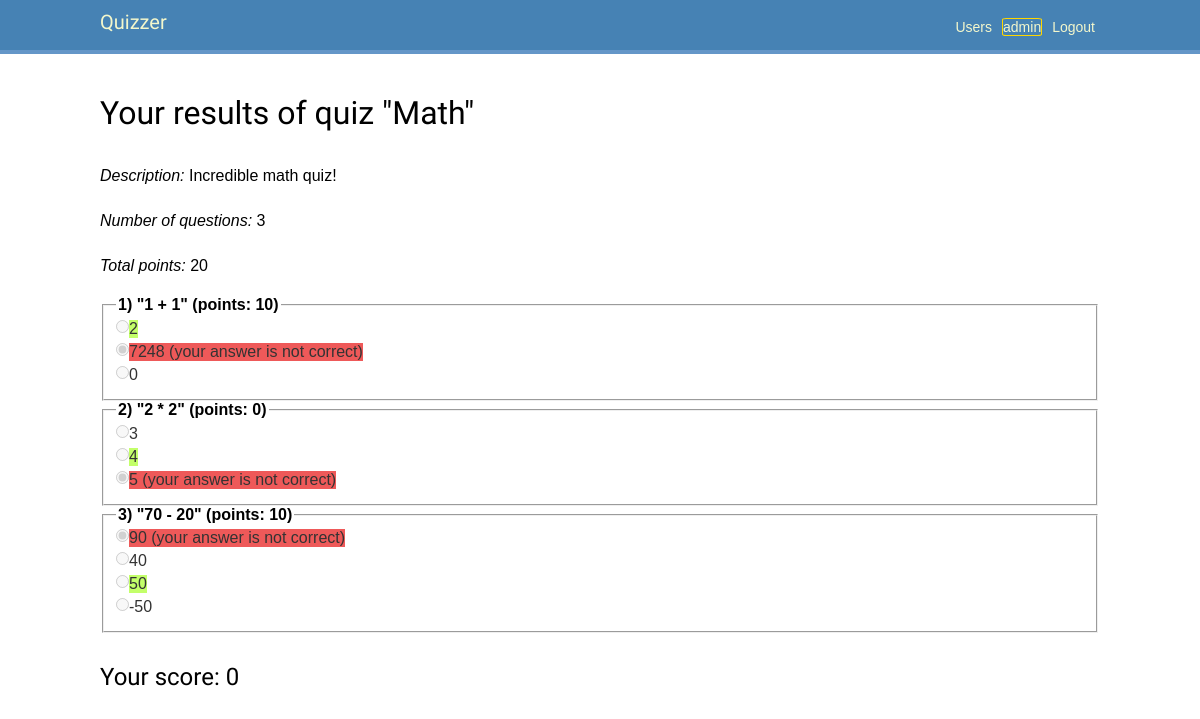
The app's page /quizzes/1/ (signed in) with its own data.
### users/models.py (models this page shows, shortened)
class User(AbstractUser):
    balance = models.IntegerField(default=0)
    color = models.ForeignKey(to=Color, on_delete=models.CASCADE,
        related_name='users')  # default= ?
    colors = models.ManyToManyField(Color)  # Need to add default (fabrik?)
    answers = models.ManyToManyField(Answer, blank=True)
    def is_quiz_passed(self, quiz_id: int) -> bool:
        return self.answers.filter(question__quiz__id=quiz_id).count() > 0
    def score_for_quiz(self, quiz_id: int) -> int:
        return self.answers.filter(  # Check needed
            question__quiz__id=quiz_id,
            correctanswer__answer_id=models.F('id')  # the answer is correct
        ).aggregate(
            models.Sum('question__points')
        )['question__points__sum'] or 0  # get('question__points__sum', 0)
    def quiz_answers(self, quiz_id: int) -> list[Answer]:
        return [answer for answer in self.answers.filter(question__quiz__id=quiz_id)]

### quizzes/models.py (models this page shows, shortened)
class Quiz(models.Model):
    title = models.CharField(max_length=128)
    description = models.CharField(max_length=512)
    @property
    def points(self) -> int:
        return self.questions.aggregate(
            models.Sum('points')
        )['points__sum'] or 0
    @property
    def number_of_questions(self) -> int:
        return self.questions.count()

class Question(models.Model):
    text = models.CharField(max_length=512)
    quiz = models.ForeignKey(to=Quiz, on_delete=models.CASCADE,
                             related_name='questions')
    points = models.IntegerField(default=0)  # Amount of points for correct answer

class Answer(models.Model):
    text = models.CharField(max_length=512)
    question = models.ForeignKey(to=Question, on_delete=models.CASCADE,
                                 related_name='answers')
    @property
    def is_correct(self) -> bool:
        return self.id == self.question.correct_answer.answer.id

### quizzes/views.py (the view, shortened to what this page needs)
# urls.py: path('<int:pk>/', QuizView.as_view(), name='quiz'),
class QuizView(LoginRequiredMixin, DetailView):
    login_url = 'users:login'
    model = Quiz
    template_name = 'quizzes/quiz.html'
    def get_context_data(self, **kwargs: Any) -> dict[str, Any]:
        context = super().get_context_data(**kwargs)
        user = self.request.user
        is_passed = user.is_quiz_passed(self.get_object().id)#self.object.id
        context['is_passed'] = is_passed
        if is_passed:
            context['answers'] = user.quiz_answers(self.get_object().id)#self.object.id)
            context['score'] = user.score_for_quiz(self.get_object().id)#self.object.id)
        return context

### quizzes/templates/quizzes/quiz.html (shortened to what this page needs)
{% extends 'base.html' %}
{% block content %}
    <h1>
        {% if is_passed %}
            Your results of quiz "{{ object.title }}"
        {% else %}
            Quiz "{{ object.title }}"
        {% endif %}
    </h1>
    <p><i>Description:</i> {{ object.description }}</p>
    <p><i>Number of questions:</i> {{ object.number_of_questions }}</p>
    <p><i>Total points:</i> {{ object.points }}</p>
        {% for question in object.questions.all %}
            <fieldset {% if is_passed %}disabled{% endif %}>
                <legend><strong>
                    {{ forloop.counter }}) "{{ question.text }}" (points: {{ question.points }})
                </strong></legend>
                {% for answer in question.answers.all %}
                    <input
                        {% if is_passed and answer in answers %}
                            checked="checked"
                        {% endif %}
                        type="radio"
                        id="question{{ answer.id }}"
                        name="{{ question.id }}"
                        value="{{ answer.id }}">
                    <label
                        {% if is_passed and answer in answers and not answer.is_correct %}
                            style="background-color: rgb(238, 89, 89);"
                        {% endif %}
                        {% if is_passed and answer.is_correct %}
                            style="background-color: rgb(195, 255, 106);"
                        {% endif %}
                        for="question{{ answer.id }}"
                    >
                        {{ answer.text }}
                        {% if is_passed and answer in answers %}
                            (your answer is
                            {% if not answer.is_correct %}not{% endif %}
                            correct)
                        {% endif %}
                    </label>
                {% empty %}
                    There are no choises..
                {% endfor %}
            </fieldset>
        {% empty %}
            There are no questions yet..
        {% endfor %}
    {% if not is_passed %}
        <button type="submit" class="submit-button">Submit</button>
        </form>
    {% else %}
        <div><h2>
            Your score: {{ score }}
        </h2></div>
    {% endif %}
{% endblock %}

### users/templates/base.html (shortened to what this page needs)
{% load static %}
<!DOCTYPE html>
<html>
<head>
    <link href="{% static 'css/base.css' %}" rel="stylesheet">
</head>
<body>
    <div id="header">
        <span class="logo"><a href="{% url 'quizzes:quiz_list' %}">Quizzer</a></span>
        {% if request.user.is_authenticated %}
            <span class="user"><a href="{% url 'users:logout' %}"> Logout </a></span>
            <span class="user"><a
                href="{% url 'users:profile' request.user.id %}"
                style="
                    border-style: solid;
                    border-width: 1px;
                    border-radius: 10%;
                    border-color:{{ request.user.color.value }};"
            >
                {{ request.user.username }}
            </a></span>
        {% else %}
            <span class="user"><a href="{% url 'users:login' %}"> Login </a></span>
            <span class="user"><a href="{% url 'users:register' %}"> Register </a></span>
        {% endif %}
        <span class="user"><a href="{% url 'users:user_list' %}"> Users </a></span>
    </div>
    <div id="content">
        {% block content %}
        {% endblock %}
    </div>
</body>
</html>

### users/static/css/base.css (style rules this page uses)
body { margin:0; padding:0; font-family:helvetica, sans-serif; }
p { line-height: 1.8; }
a { color: steelblue; text-decoration:none; }
h1, h2, h3, h4, h5 , h6 { font-family: 'Muli', sans-serif; font-weight:normal; }
h1 { padding:0 0 10px 0; margin:10px 0 20px 0; }
h2 { margin:30px 0 20px; }
#header { padding:10px 100px; font-size:14px; background: steelblue; color:#fff; border-bottom:4px solid rgb(100, 150, 200); overflow:auto; }
#header .logo { font-family: 'Muli', sans-serif; float:left; color:#f3f7cc; font-size:20px; margin-right:10%; }
#header a { color:#f3f7cc; }
#header .user { float:right; padding-top:4px; margin: 5px; }
#content { padding:30px 100px; }
label { float:left; color:#333; margin-bottom:4px; }
input, textarea { clear:both; float:left; margin:0 0 10px; background:#efefef; border:0; padding:6px 10px; font-size:14px; }

### records on screen
User: user.username "admin"
Quiz: title "Math", description "Incredible math quiz!", number_of_questions "3", points "20"
Question: text "1 + 1", points "10"
Answer: text "2"
Answer: id "☐ 2", id "☑ 7248 (your answer is not corre", text "7248", shows "correct)", id "☐ 0", id "☐ 3", id "☐ 4", id "☑ 5 (your answer is not correct)", id "☑ 90 (your answer is not correct", id "☐ 40", id "☐ 50", id "☐ -50"
Answer: text "0"
Question: text "2 * 2", points "0"
Answer: text "3"
Answer: text "4"
Answer: text "5", shows "(your answer is", shows "not"
Question: text "70 - 20", points "10"
Answer: text "90", shows "(your answer is", shows "not"
Answer: text "40"
Answer: text "50"
Answer: text "-50"

### other values on screen
{{ score }} "0"
